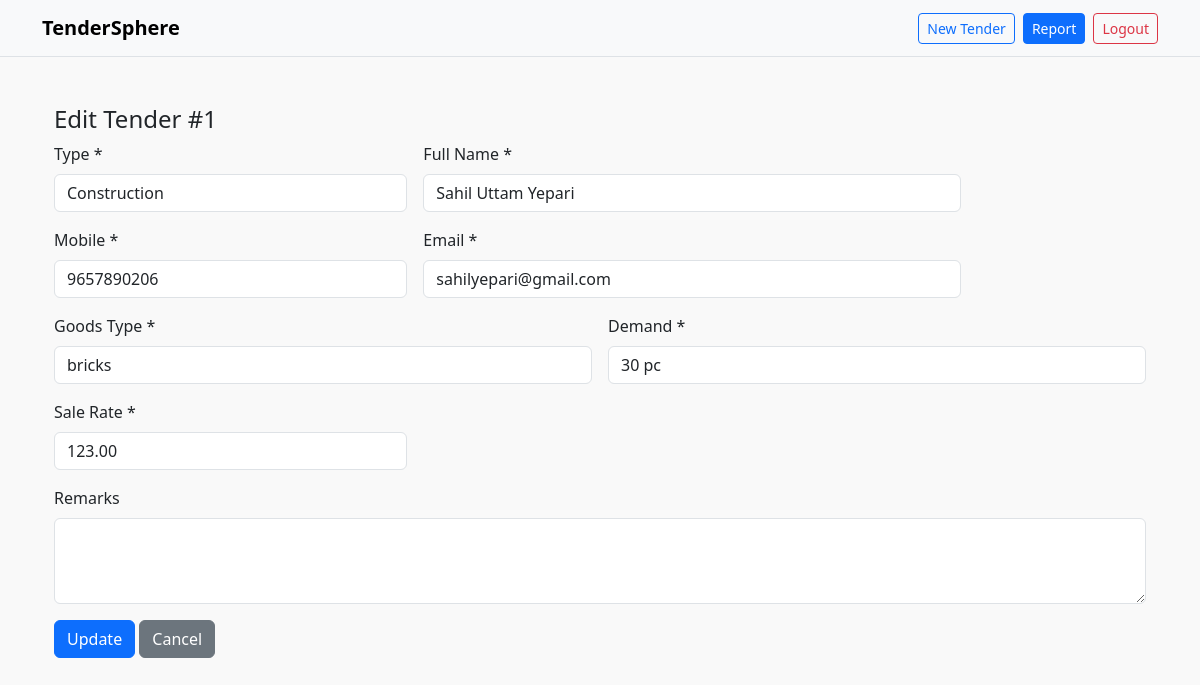
/tender_update.php?id=1 (signed in), run on the app's committed database.
### tables this page shows
CREATE TABLE `tenders` (
  `id` int(10) unsigned NOT NULL AUTO_INCREMENT,
  `type` varchar(100) NOT NULL,
  `full_name` varchar(255) NOT NULL,
  `address` text DEFAULT NULL,
  `city` varchar(150) DEFAULT NULL,
  `district_id` int(11) DEFAULT NULL,
  `state_id` int(11) DEFAULT NULL,
  `pincode` varchar(6) DEFAULT NULL,
  `mobile` varchar(10) NOT NULL,
  `email` varchar(255) NOT NULL,
  `license_number` enum('YES','NO') NOT NULL,
  `gst_number` enum('YES','NO') NOT NULL,
  `goods_type` varchar(150) NOT NULL,
  `goods_demand` varchar(100) NOT NULL,
  `sale_rate` varchar(100) NOT NULL,
  `photo` varchar(255) DEFAULT NULL,
  `aadhar_copy` varchar(255) DEFAULT NULL,
  `pan_copy` varchar(255) DEFAULT NULL,
  `gst_certificate` varchar(255) DEFAULT NULL,
  `license_certificate` varchar(255) DEFAULT NULL,
  `remarks` text DEFAULT NULL,
  `created_at` timestamp NOT NULL DEFAULT current_timestamp(),
  `taluka` varchar(150) DEFAULT NULL,
  PRIMARY KEY (`id`),
  KEY `email` (`email`),
  KEY `mobile` (`mobile`),
  KEY `state_id` (`state_id`),
  KEY `district_id` (`district_id`),
  KEY `idx_taluka` (`taluka`)
);

### tender_update.php (the view, shortened to what this page needs)
<?php
require 'db.php';
$id = intval($_GET['id'] ?? 0);
$stmt = $mysqli->prepare("SELECT * FROM tenders WHERE id=? LIMIT 1");
$stmt->bind_param("i", $id);
$stmt->execute();
$res = $stmt->get_result();
$t = $res->fetch_assoc();
?>
<?php include 'header.php'; ?>
<div class="container mt-4">
  <h4>Edit Tender #<?= $t['id'] ?></h4>
  <form action="tender_update_action.php" method="post">
    <div class="row g-3">
      <div class="col-md-4">
        <label class="form-label"> Type *</label>
        <input type="text" name="type" class="form-control" required value="<?= htmlspecialchars($t['type']) ?>">
      </div>
      <div class="col-md-6">
        <label class="form-label">Full Name *</label>
        <input type="text" name="full_name" class="form-control" required value="<?= htmlspecialchars($t['full_name']) ?>">
      </div>
      <div class="col-md-4">
        <label class="form-label">Mobile *</label>
        <input type="text" name="mobile" class="form-control" required value="<?= htmlspecialchars($t['mobile']) ?>">
      </div>
      <div class="col-md-6">
        <label class="form-label">Email *</label>
        <input type="email" name="email" class="form-control" required value="<?= htmlspecialchars($t['email']) ?>">
      </div>
      <div class="col-md-6">
        <label class="form-label">Goods Type *</label>
        <input type="text" name="goods_type" class="form-control" required value="<?= htmlspecialchars($t['goods_type']) ?>">
      </div>
      <div class="col-md-6">
        <label class="form-label">Demand *</label>
        <input type="text" name="goods_demand" class="form-control" required value="<?= htmlspecialchars($t['goods_demand']) ?>">
      </div>
      <div class="col-md-4">
        <label class="form-label">Sale Rate *</label>
        <input type="text" name="sale_rate" class="form-control" required value="<?= htmlspecialchars($t['sale_rate']) ?>">
      </div>
      <div class="col-md-12">
        <label class="form-label">Remarks</label>
        <textarea name="remarks" class="form-control" rows="3"><?= htmlspecialchars($t['remarks']) ?></textarea>
      </div>
    </div>
    <div class="mt-3">
      <button class="btn btn-primary" type="submit">Update</button>
      <a class="btn btn-secondary" href="report.php">Cancel</a>
    </div>
  </form>
</div>
<?php include 'footer.php'; ?>

### assets/css/styles.css (style rules this page uses)
body { background-color: #f9f9f9; }

### data on the page
tenders: id "1", type "Construction", full_name "Sahil Uttam Yepari", mobile "9657890206", email "sahilyepari@gmail.com", goods_type "bricks", goods_demand "30 pc", sale_rate "123.00"
